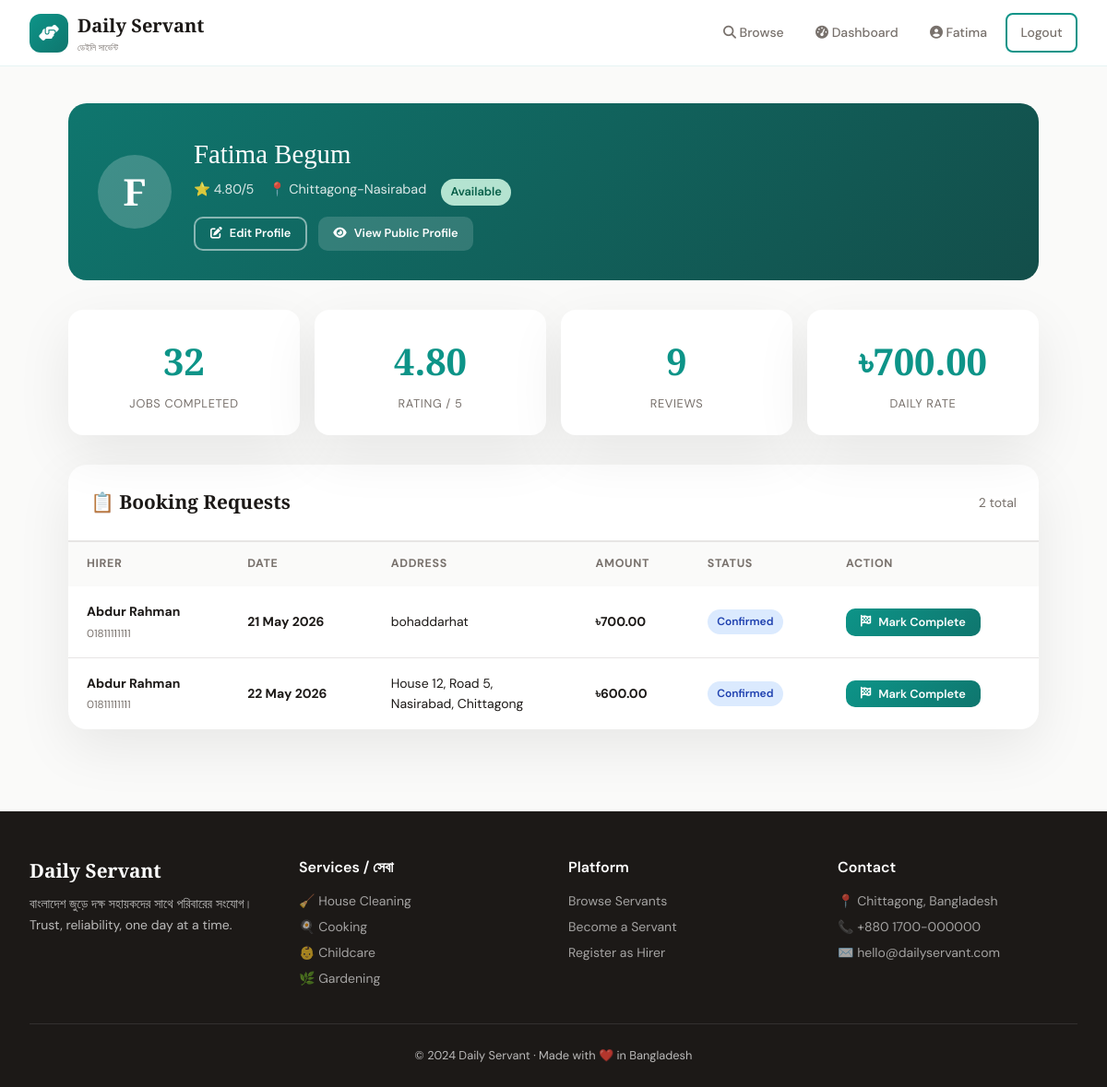
/servants/dashboard/ (signed in), run on the app's committed database.
### accounts/models.py (models this page shows, shortened)
class User(AbstractUser):
    ROLE_CHOICES = [
        ('hirer', 'Hirer'),
        ('servant', 'Servant'),
        ('admin', 'Admin'),
    ]
    role = models.CharField(max_length=10, choices=ROLE_CHOICES, default='hirer')
    phone = models.CharField(max_length=15, blank=True)
    address = models.TextField(blank=True)
    profile_picture = models.ImageField(upload_to='profiles/', blank=True, null=True)
    bio = models.TextField(blank=True)
    is_verified = models.BooleanField(default=False)
    created_at = models.DateTimeField(auto_now_add=True)
    def is_servant(self):
        return self.role == 'servant'

### servants/models.py (models this page shows, shortened)
class ServantProfile(models.Model):
    AVAILABILITY_CHOICES = [
        ('available', 'Available'),
        ('busy', 'Busy'),
        ('off', 'Off Duty'),
    ]
    user = models.OneToOneField(User, on_delete=models.CASCADE, related_name='servant_profile')
    categories = models.ManyToManyField(ServiceCategory, related_name='servants')
    daily_rate = models.DecimalField(max_digits=8, decimal_places=2, default=500.00)
    experience_years = models.PositiveIntegerField(default=0)
    availability_status = models.CharField(max_length=15, choices=AVAILABILITY_CHOICES, default='available')
    rating = models.DecimalField(max_digits=3, decimal_places=2, default=0.00,
                                  validators=[MinValueValidator(0), MaxValueValidator(5)])
    total_reviews = models.PositiveIntegerField(default=0)
    total_jobs = models.PositiveIntegerField(default=0)
    skills = models.TextField(blank=True, help_text='Comma-separated skills')
    location = models.CharField(max_length=200, blank=True)
    nid_number = models.CharField(max_length=20, blank=True)
    is_approved = models.BooleanField(default=False)
    created_at = models.DateTimeField(auto_now_add=True)

### bookings/models.py (models this page shows, shortened)
class Booking(models.Model):
    STATUS_CHOICES = [
        ('pending', 'Pending'),
        ('confirmed', 'Confirmed'),
        ('in_progress', 'In Progress'),
        ('completed', 'Completed'),
        ('cancelled', 'Cancelled'),
        ('rejected', 'Rejected'),
    ]
    hirer = models.ForeignKey(User, on_delete=models.CASCADE, related_name='bookings_as_hirer')
    servant = models.ForeignKey(ServantProfile, on_delete=models.CASCADE, related_name='bookings')
    service_date = models.DateField()
    service_address = models.TextField()
    special_instructions = models.TextField(blank=True)
    status = models.CharField(max_length=15, choices=STATUS_CHOICES, default='pending')
    total_amount = models.DecimalField(max_digits=10, decimal_places=2)
    created_at = models.DateTimeField(auto_now_add=True)
    updated_at = models.DateTimeField(auto_now=True)
    cancelled_reason = models.TextField(blank=True)
    class Meta:
        ordering = ['-created_at']

### servants/views.py (the view)
# urls.py: path('dashboard/', views.servant_dashboard, name='servant_dashboard'),
@login_required
def servant_dashboard(request):
    if not request.user.is_servant():
        return redirect('home')
    profile = getattr(request.user, 'servant_profile', None)
    from bookings.models import Booking
    bookings = Booking.objects.filter(servant=profile).order_by('-created_at') if profile else []
    return render(request, 'servants/dashboard.html', {'profile': profile, 'bookings': bookings})

### templates/servants/dashboard.html (shortened to what this page needs)
{% extends 'base.html' %}
{% block content %}
<div class="dashboard">
    {% if profile %}
    <div class="dash-header">
        <div class="dash-avatar">{{ request.user.first_name|first }}</div>
        <div>
            <div class="dash-name">{{ request.user.get_full_name }}</div>
            <div style="opacity:.85;font-size:.9rem;display:flex;gap:1rem;flex-wrap:wrap">
                <span>⭐ {{ profile.rating }}/5</span>
                <span>📍 {{ profile.location|default:"Chittagong" }}</span>
                <span class="badge badge-{{ profile.availability_status }}" style="font-size:.8rem">{{ profile.get_availability_status_display }}</span>
            </div>
            <div style="margin-top:.75rem;display:flex;gap:.75rem;flex-wrap:wrap">
                <a href="/servants/register-profile/" class="btn btn-outline btn-sm" style="border-color:rgba(255,255,255,.5);color:white"><i class="fas fa-edit"></i> Edit Profile</a>
                <a href="/servants/{{ profile.id }}/" class="btn btn-sm" style="background:rgba(255,255,255,.15);color:white"><i class="fas fa-eye"></i> View Public Profile</a>
            </div>
        </div>
    </div>
    <div class="stats-row">
        <div class="stat-card"><div class="stat-val">{{ profile.total_jobs }}</div><div class="stat-lbl">Jobs Completed</div></div>
        <div class="stat-card"><div class="stat-val">{{ profile.rating }}</div><div class="stat-lbl">Rating / 5</div></div>
        <div class="stat-card"><div class="stat-val">{{ profile.total_reviews }}</div><div class="stat-lbl">Reviews</div></div>
        <div class="stat-card"><div class="stat-val">৳{{ profile.daily_rate }}</div><div class="stat-lbl">Daily Rate</div></div>
    </div>
    <div class="bookings-table">
        <div class="table-header">
            <h2>📋 Booking Requests</h2>
            <span style="font-size:.875rem;color:var(--muted)">{{ bookings|length }} total</span>
        </div>
        {% if bookings %}
        <div style="overflow-x:auto">
        <table>
            <thead>
                <tr><th>Hirer</th><th>Date</th><th>Address</th><th>Amount</th><th>Status</th><th>Action</th></tr>
            </thead>
            <tbody>
            {% for booking in bookings %}
            <tr>
                <td><strong>{{ booking.hirer.get_full_name }}</strong><br><small style="color:var(--muted)">{{ booking.hirer.phone }}</small></td>
                <td><strong>{{ booking.service_date|date:"d M Y" }}</strong></td>
                <td style="max-width:180px">{{ booking.service_address|truncatechars:60 }}</td>
                <td><strong>৳{{ booking.total_amount }}</strong></td>
                <td><span class="badge badge-{{ booking.status }}">{{ booking.get_status_display }}</span></td>
                <td>
                    {% if booking.status == 'pending' %}
                    <form method="post" action="/bookings/respond/{{ booking.id }}/" class="action-btns">
                        {% csrf_token %}
                        <button name="action" value="confirm" class="btn btn-success btn-sm"><i class="fas fa-check"></i> Confirm</button>
                        <button name="action" value="reject" class="btn btn-danger btn-sm"><i class="fas fa-times"></i> Reject</button>
                    </form>
                    {% elif booking.status == 'confirmed' %}
                    <form method="post" action="/bookings/respond/{{ booking.id }}/">
                        <button name="action" value="complete" class="btn btn-primary btn-sm"><i class="fas fa-flag-checkered"></i> Mark Complete</button>
                    </form>
                    {% else %}
                    <span style="color:var(--muted);font-size:.8rem">—</span>
                    {% endif %}
                </td>
            </tr>
            {% endfor %}
            </tbody>
        </table>
        </div>
        {% else %}
        <div style="text-align:center;padding:3rem;color:var(--muted)">
            <div style="font-size:3rem;margin-bottom:1rem">📭</div>
            <p>No bookings yet. Make sure your profile is complete and approved!</p>
        </div>
        {% endif %}
    </div>
    {% endif %}
</div>
{% endblock %}

### templates/base.html (shortened to what this page needs)
<!DOCTYPE html>
<html lang="en">
<head>
    <link rel="stylesheet" href="https://cdnjs.cloudflare.com/ajax/libs/font-awesome/6.5.0/css/all.min.css">
</head>
<body>
<nav id="navbar">
    <a href="/" class="nav-brand">
        <div class="logo-icon"><i class="fas fa-hands-helping"></i></div>
        <div>
            <div class="brand-text">Daily Servant</div>
            <div class="brand-sub">ডেইলি সার্ভেন্ট</div>
        </div>
    </a>
    <div class="nav-links">
        <a href="/servants/" class="hide-mobile"><i class="fas fa-search"></i> Browse</a>
        {% if user.is_authenticated %}
            {% if user.role == 'hirer' %}
                <a href="/bookings/hirer-dashboard/"><i class="fas fa-calendar-check"></i> <span class="hide-mobile">My Bookings</span></a>
            {% elif user.role == 'servant' %}
                <a href="/servants/dashboard/"><i class="fas fa-tachometer-alt"></i> <span class="hide-mobile">Dashboard</span></a>
            {% endif %}
            <a href="/accounts/profile/"><i class="fas fa-user-circle"></i> <span class="hide-mobile">{{ user.first_name }}</span></a>
            <a href="/accounts/logout/" class="btn btn-outline btn-sm">Logout</a>
        {% else %}
            <a href="/accounts/login/" class="hide-mobile">Login</a>
            <a href="/accounts/register/" class="btn btn-primary btn-sm">Get Started</a>
        {% endif %}
    </div>
</nav>
<main>{% block content %}{% endblock %}</main>
<footer>
    <div class="footer-grid">
        <div class="footer-brand">
            <div class="brand-text-f">Daily Servant</div>
            <p>বাংলাদেশ জুড়ে দক্ষ সহায়কদের সাথে পরিবারের সংযোগ।<br>Trust, reliability, one day at a time.</p>
        </div>
        <div class="footer-col">
            <h4>Services / সেবা</h4>
            <a href="#">🧹 House Cleaning</a>
            <a href="#">🍳 Cooking</a>
            <a href="#">👶 Childcare</a>
            <a href="#">🌿 Gardening</a>
        </div>
        <div class="footer-col">
            <h4>Platform</h4>
            <a href="/servants/">Browse Servants</a>
            <a href="/accounts/register/">Become a Servant</a>
            <a href="/accounts/register/">Register as Hirer</a>
        </div>
        <div class="footer-col">
            <h4>Contact</h4>
            <a href="#">📍 Chittagong, Bangladesh</a>
            <a href="#">📞 +880 1700-000000</a>
            <a href="#">✉️ hello@dailyservant.com</a>
        </div>
    </div>
    <div class="footer-bottom">© 2024 Daily Servant · Made with ❤️ in Bangladesh</div>
</footer>
</body>
</html>

### templates/base.html (style rules this page uses)
:root { --emerald: #0d9488; --emerald-dark: #0f766e; --emerald-light: #5eead4; --gold: #f59e0b; --charcoal: #1c1917; --slate: #292524; --muted: #78716c; --cream: #fafaf9; --border: #e7e5e4; --shadow: 0 20px 60px rgba(0,0,0,0.08); --shadow-lg: 0 30px 80px rgba(0,0,0,0.14); }
*,*::before,*::after { box-sizing:border-box;margin:0;padding:0 }
html { scroll-behavior:smooth }
body { font-family:'DM Sans',sans-serif;background:var(--cream);color:var(--charcoal);line-height:1.6;overflow-x:hidden }
nav { position:fixed;top:0;left:0;right:0;z-index:1000;background:rgba(255,255,255,0.94);backdrop-filter:blur(20px);border-bottom:1px solid rgba(13,148,136,0.1);padding:0 2rem;height:72px;display:flex;align-items:center;justify-content:space-between;transition:all .3s }
.nav-brand { display:flex;align-items:center;gap:10px;text-decoration:none }
.logo-icon { width:42px;height:42px;background:linear-gradient(135deg,var(--emerald),var(--emerald-dark));border-radius:12px;display:flex;align-items:center;justify-content:center;color:white;font-size:1.1rem;flex-shrink:0 }
.brand-text { font-family:'Playfair Display',serif;font-weight:700;font-size:1.25rem;color:var(--charcoal) }
.brand-sub { font-size:.62rem;color:var(--muted) }
.nav-links { display:flex;align-items:center;gap:.35rem }
.nav-links a { text-decoration:none;color:var(--muted);padding:.5rem .9rem;border-radius:8px;font-size:.875rem;font-weight:500;transition:all .2s }
.btn { display:inline-flex;align-items:center;gap:8px;padding:.6rem 1.4rem;border-radius:10px;font-weight:600;font-size:.875rem;text-decoration:none;border:none;cursor:pointer;transition:all .25s;font-family:'DM Sans',sans-serif }
.btn-sm { padding:.4rem 1rem;font-size:.8rem }
.btn-primary { background:linear-gradient(135deg,var(--emerald),var(--emerald-dark));color:white }
.btn-outline { background:transparent;color:var(--emerald);border:2px solid var(--emerald) }
main { padding-top:72px;min-height:100vh }
.badge { display:inline-flex;align-items:center;gap:4px;padding:.25rem .65rem;border-radius:20px;font-size:.75rem;font-weight:600 }
.badge-available { background:#d1fae5;color:#065f46 }
.badge-confirmed { background:#dbeafe;color:#1e40af }
footer { background:var(--charcoal);color:rgba(255,255,255,.7);padding:3rem 2rem 1.5rem;margin-top:5rem }
.footer-grid { display:grid;grid-template-columns:repeat(auto-fit,minmax(180px,1fr));gap:2rem;max-width:1200px;margin:0 auto 2rem }
.footer-brand .brand-text-f { font-family:'Playfair Display',serif;color:white;font-size:1.3rem;font-weight:700 }
.footer-brand p { font-size:.875rem;margin-top:.5rem }
.footer-col h4 { color:white;font-weight:600;margin-bottom:.75rem }
.footer-col a { display:block;color:rgba(255,255,255,.6);text-decoration:none;font-size:.875rem;margin-bottom:.35rem;transition:color .2s }
.footer-bottom { text-align:center;padding-top:1.5rem;border-top:1px solid rgba(255,255,255,.1);font-size:.8rem }

### data on the page
User: first_name "Fatima", user.first_name|first "F", user.get_full_name "Fatima Begum"
ServantProfile: rating "4.80", location "Chittagong-Nasirabad", availability_status "Available", total_jobs "32", total_reviews "9", daily_rate "700.00"
Booking: hirer.get_full_name "Abdur Rahman", hirer.phone "01811111111", service_date "21 May 2026", service_address "bohaddarhat", total_amount "700.00", status "Confirmed"
Booking: hirer.get_full_name "Abdur Rahman", hirer.phone "01811111111", service_date "22 May 2026", service_address "House 12, Road 5, Nasirabad, Chittagong", total_amount "600.00", status "Confirmed"

### other printed values
{{ bookings|length }} "2"
